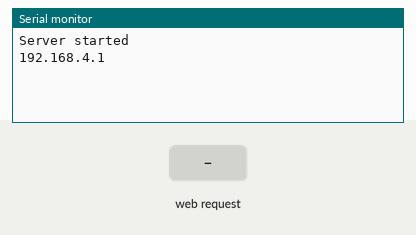
This sketch was run on a simulated ESP8266 (NodeMCU). On the bench: the last lines printed to the serial monitor. Inputs (shaded band) come from the test bench.

Above: at 1.2 s.
1.3 s: HTTP request GET /D received
At 2.5 s:
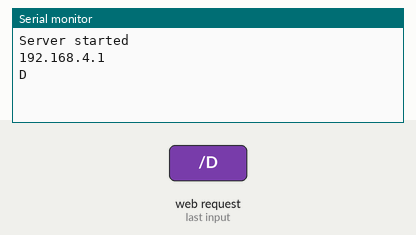
2.8 s: HTTP request GET /R received
At 3.8 s:
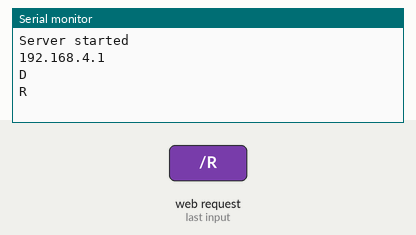

The sketch:

HOST.ino
```cpp
#include <ESP8266WiFi.h>


const char* ssid = "WifiDoTcc";
const char* password = "bengalaeoculos";
WiFiServer server(80);

void setup() {
  //preparando o server
  Serial.begin(9600);

  IPAddress staticIP(192, 168, 4, 2); // IP estático
  IPAddress gateway(192, 168, 4, 1);// gateway estático
  IPAddress subnet(255, 255, 255, 0);// máscara de rede stática

  WiFi.mode(WIFI_AP);// ativando o server na porta 80

  WiFi.softAP(ssid, password, 2, 0);
  WiFi.config(staticIP, gateway, subnet);

  server.begin();

  Serial.println("Server started");
  Serial.println(WiFi.softAPIP());
}

void loop() {
  WiFiClient client = server.available();
  if (!client) {
    return;
  }

  // Esperando o payload do client
  while (!client.available()) {
    delay(1);
  }

  String req = client.readStringUntil('\r');
  req = req.substring(req.indexOf("/") + 1, req.indexOf("HTTP") - 1);
  Serial.println(req);
  client.flush();


  if (req.indexOf("D") != -1)
  {
    client.print("Recebido seu dado D   ");
  }
  else if (req.indexOf("R") != -1)
  {
    client.print("Recebido seu dado R   ");
  }
  else {
    client.print("Invalid Request");
    client.flush();
    client.stop();
    return;
  }

  client.print("HTTP/1.1 200 OK\n\n");
  client.flush();

}
```

Measured:
- after the input at 1.3 s, the serial monitor: prints a new line at once (image 1)
- after the input at 2.8 s, the serial monitor: prints a new line at once (image 2)
